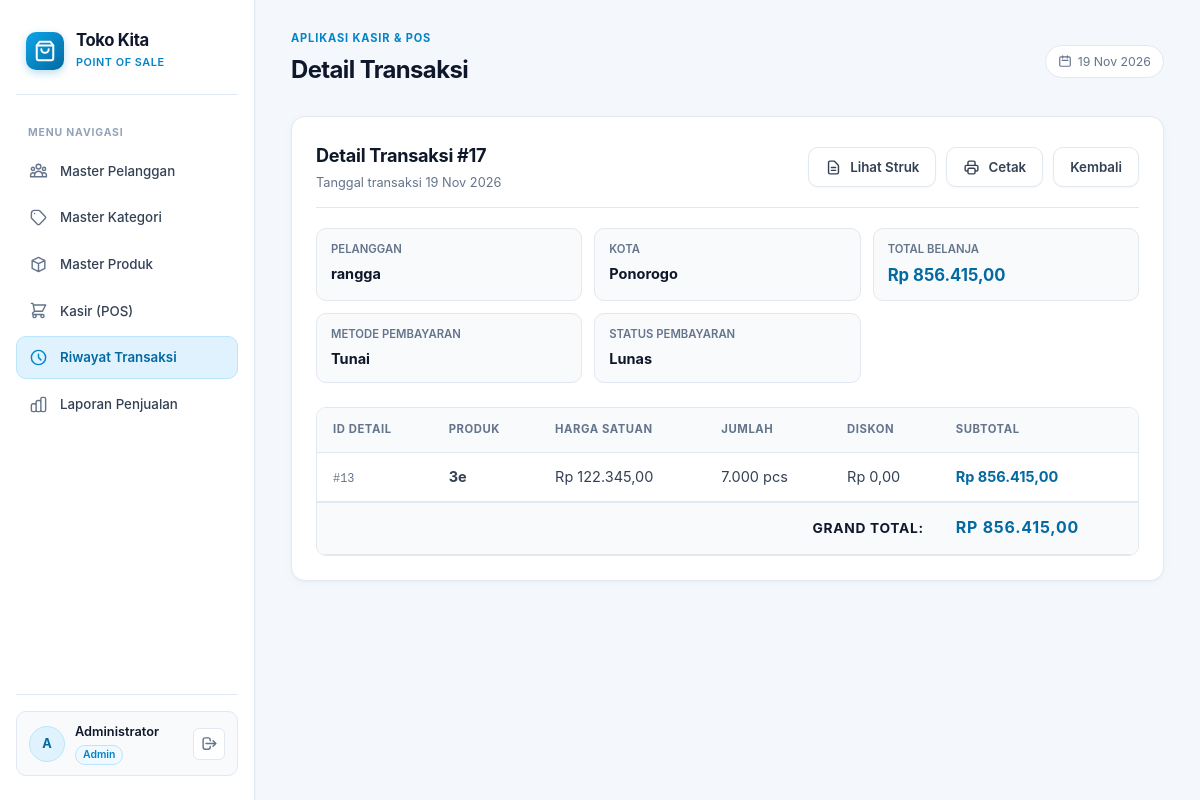
Screenshot of /index.php?page=detail_transaksi&id=17 (signed in) with the database file from the repository.
### tables this page shows
CREATE TABLE `tbl_transaksi` (
  `id_transaksi` int(11) NOT NULL,
  `tanggal` date DEFAULT NULL,
  `id_pelanggan` int(11) DEFAULT NULL,
  `total_belanja` decimal(12,2) DEFAULT NULL,
  `uang_diterima` decimal(12,2) DEFAULT NULL,
  `saldo_digunakan` decimal(12,2) NOT NULL DEFAULT 0.00,
  `metode_pembayaran` varchar(50) NOT NULL DEFAULT 'tunai',
  `status_pembayaran` varchar(30) NOT NULL DEFAULT 'paid',
  `duitku_order_id` varchar(50) DEFAULT NULL,
  `duitku_reference` varchar(100) DEFAULT NULL,
  `duitku_status` varchar(30) DEFAULT NULL,
  `duitku_channel` varchar(20) DEFAULT NULL,
  `duitku_va_number` varchar(100) DEFAULT NULL,
  `duitku_payment_name` varchar(100) DEFAULT NULL,
  `duitku_payment_code` varchar(100) DEFAULT NULL,
  `midtrans_order_id` varchar(50) DEFAULT NULL,
  `midtrans_transaction_id` varchar(100) DEFAULT NULL,
  `midtrans_status` varchar(30) DEFAULT NULL
);

CREATE TABLE `tbl_pelanggan` (
  `id_pelanggan` int(11) NOT NULL,
  `nama_pelanggan` varchar(100) DEFAULT NULL,
  `username` varchar(50) DEFAULT NULL,
  `password_hash` varchar(255) DEFAULT NULL,
  `kota` varchar(50) DEFAULT NULL,
  `rfid_uid` varchar(64) DEFAULT NULL,
  `diskon_persen` decimal(5,2) NOT NULL DEFAULT 0.00,
  `saldo` decimal(12,2) NOT NULL DEFAULT 0.00
);

CREATE TABLE `tbl_detail_transaksi` (
  `id_detail` int(11) NOT NULL,
  `id_transaksi` int(11) NOT NULL,
  `id_produk` int(11) NOT NULL,
  `jumlah` decimal(12,3) NOT NULL,
  `harga_satuan` decimal(12,2) NOT NULL,
  `diskon` decimal(12,2) NOT NULL DEFAULT 0.00,
  `subtotal` decimal(12,2) NOT NULL
);

CREATE TABLE `tbl_produk` (
  `id_produk` int(11) NOT NULL,
  `id_kategori` int(11) NOT NULL,
  `kode_produk` varchar(50) DEFAULT NULL,
  `nama_produk` varchar(150) NOT NULL,
  `harga` decimal(12,2) NOT NULL DEFAULT 0.00,
  `stok` decimal(12,3) NOT NULL DEFAULT 0.000,
  `satuan` varchar(30) NOT NULL DEFAULT 'pcs',
  `keterangan` varchar(255) DEFAULT NULL,
  `status_aktif` tinyint(1) NOT NULL DEFAULT 1,
  `created_at` timestamp NOT NULL DEFAULT current_timestamp()
);

### includes/functions.php (called while the page is built, shortened)
<?php
function e(mixed $value): string
{
    return htmlspecialchars((string) $value, ENT_QUOTES | ENT_SUBSTITUTE, 'UTF-8');
}
function formatRupiah(mixed $value): string
{
    $amount = (string) $value;
    if (preg_match('/^(\d+)(?:\.(\d{1,2}))?$/D', $amount, $matches) !== 1) {
        throw new InvalidArgumentException('Nilai Rupiah tidak valid.');
    }
    $whole = ltrim($matches[1], '0');
    $whole = $whole === '' ? '0' : $whole;
    $whole = preg_replace('/\B(?=(\d{3})+(?!\d))/', '.', $whole) ?? $whole;
    $fraction = str_pad($matches[2] ?? '', 2, '0');
    return 'Rp ' . $whole . ',' . $fraction;
}

### pages/detail_transaksi.php (the view, shortened to what this page needs)
<?php
$transactionId = filter_var(
    $_GET['id'] ?? null,
    FILTER_VALIDATE_INT,
    ['options' => ['min_range' => 1]]
);
$transaction = false;
$items = [];
$detailError = null;
$paymentMethodLabel = '';
if ($transactionId === false) {
    $detailError = 'ID transaksi tidak valid.';
} else {
    try {
        $statement = $pdo->prepare(
            'SELECT t.id_transaksi, t.tanggal, t.id_pelanggan, t.total_belanja,
                    t.metode_pembayaran, t.status_pembayaran,
                    p.nama_pelanggan, p.kota
             FROM tbl_transaksi t
             LEFT JOIN tbl_pelanggan p ON p.id_pelanggan = t.id_pelanggan
             WHERE t.id_transaksi = :id'
        );
        $statement->execute(['id' => $transactionId]);
        $transaction = $statement->fetch();
        if ($transaction === false) {
            $detailError = 'Transaksi tidak ditemukan.';
        } else {
            $paymentMethodLabel = match ($transaction['metode_pembayaran']) {
                'qris' => 'QRIS',
                'member' => 'Saldo member',
                'tunai' => 'Tunai',
                default => (string) $transaction['metode_pembayaran'],
            };
            $itemStatement = $pdo->prepare(
                'SELECT d.id_detail, d.id_produk, d.jumlah, d.harga_satuan, d.diskon, d.subtotal,
                        p.nama_produk, p.satuan
                 FROM tbl_detail_transaksi d
                 LEFT JOIN tbl_produk p ON p.id_produk = d.id_produk
                 WHERE d.id_transaksi = :id
                 ORDER BY d.id_detail'
            );
            $itemStatement->execute(['id' => $transactionId]);
            $items = $itemStatement->fetchAll();
        }
    } catch (PDOException $exception) {
        error_log('Membaca detail transaksi gagal: ' . $exception->getMessage());
        $detailError = 'Detail transaksi gagal dibaca dari database.';
    }
}
?>
<?php if ($detailError !== null): ?>
    <div class="alert alert-error" role="alert"><?= e($detailError) ?></div>
<?php else: ?>
    <section class="panel">
        <div class="section-heading">
            <div>
                <h2>Detail Transaksi #<?= e($transaction['id_transaksi']) ?></h2>
                <p class="muted">Tanggal transaksi <?= e(date('d M Y', strtotime($transaction['tanggal']))) ?></p>
            </div>
            <div class="page-header-actions no-print">
                <a class="button button-secondary" href="index.php?page=struk&amp;id=<?= e($transaction['id_transaksi']) ?>">
                    <svg width="17" height="17" fill="none" viewBox="0 0 24 24" stroke="currentColor" stroke-width="2">
                        <path stroke-linecap="round" stroke-linejoin="round" d="M9 12h6m-6 4h6m2 5H7a2 2 0 01-2-2V5a2 2 0 012-2h5.586a1 1 0 01.707.293l5.414 5.414a1 1 0 01.293.707V19a2 2 0 01-2 2z" />
                    </svg>
                    <span>Lihat Struk</span>
                </a>
                <button class="button button-secondary" type="button" onclick="window.print()">
                    <span>Cetak</span>
                </button>
                <a class="button button-secondary" href="index.php?page=riwayat_transaksi">Kembali</a>
            </div>
        </div>
        <dl class="receipt-meta">
            <div>
                <dt>Pelanggan</dt>
                <dd><?= e($transaction['nama_pelanggan'] ?? 'Tanpa pelanggan') ?></dd>
            </div>
            <div>
                <dt>Kota</dt>
                <dd><?= e($transaction['kota'] ?? '—') ?></dd>
            </div>
            <div>
                <dt>Total Belanja</dt>
                <dd style="color:var(--primary-700);font-size:1.15rem;"><?= e(formatRupiah($transaction['total_belanja'])) ?></dd>
            </div>
            <div>
                <dt>Metode Pembayaran</dt>
                <dd><?= e($paymentMethodLabel) ?></dd>
            </div>
            <div>
                <dt>Status Pembayaran</dt>
                <dd><?= e($transaction['status_pembayaran'] === 'reversed' ? 'Dibatalkan/dikembalikan' : 'Lunas') ?></dd>
            </div>
        </dl>
        <?php if ($items === []): ?>
            <div class="empty-state">
                <p>Transaksi ini tidak memiliki rincian item (data lama).</p>
            </div>
        <?php else: ?>
            <div class="table-wrap">
                <table>
                    <thead>
                    <tr><th>ID Detail</th><th>Produk</th><th>Harga Satuan</th><th>Jumlah</th><th>Diskon</th><th>Subtotal</th></tr>
                    </thead>
                    <tbody>
                    <?php foreach ($items as $item): ?>
                        <tr>
                            <td><span style="font-family:var(--font-mono);font-size:0.82rem;color:var(--text-muted);">#<?= e($item['id_detail']) ?></span></td>
                            <td><strong><?= e($item['nama_produk'] ?? 'Produk tidak tersedia') ?></strong></td>
                            <td><?= e(formatRupiah($item['harga_satuan'])) ?></td>
                            <td><?= e($item['jumlah']) ?> <?= e($item['satuan'] ?? '') ?></td>
                            <td><?= e(formatRupiah($item['diskon'])) ?></td>
                            <td><span style="font-weight:700;color:var(--primary-700);"><?= e(formatRupiah($item['subtotal'])) ?></span></td>
                        </tr>
                    <?php endforeach; ?>
                    </tbody>
                    <tfoot>
                    <tr><th colspan="5" style="text-align:right;">Grand Total:</th><th style="color:var(--primary-700);font-size:1.1rem;"><?= e(formatRupiah($transaction['total_belanja'])) ?></th></tr>
                    </tfoot>
                </table>
            </div>
        <?php endif; ?>
    </section>
<?php endif; ?>

### rows the page displays
tbl_transaksi: id_transaksi "17", tanggal "19 Nov 2026", id_pelanggan.nama_pelanggan "rangga", id_pelanggan.kota "Ponorogo", total_belanja "Rp 856.415,00", metode_pembayaran "Tunai", status_pembayaran "Lunas", total_belanja "RP 856.415,00"
tbl_detail_transaksi: id_detail "13", id_produk.nama_produk "3e", harga_satuan "Rp 122.345,00", jumlah "7.000", id_produk.satuan "pcs", diskon "Rp 0,00", subtotal "Rp 856.415,00"

### other values shown
$item['label'] "Master Pelanggan"
$item['label'] "Master Kategori"
$item['label'] "Master Produk"
$item['label'] "Kasir (POS)"
$item['label'] "Riwayat Transaksi"
$item['label'] "Laporan Penjualan"
$userInitial "A"
$userName "Administrator"
$userRole "Admin"
$pageTitles[$page] "Detail Transaksi"
